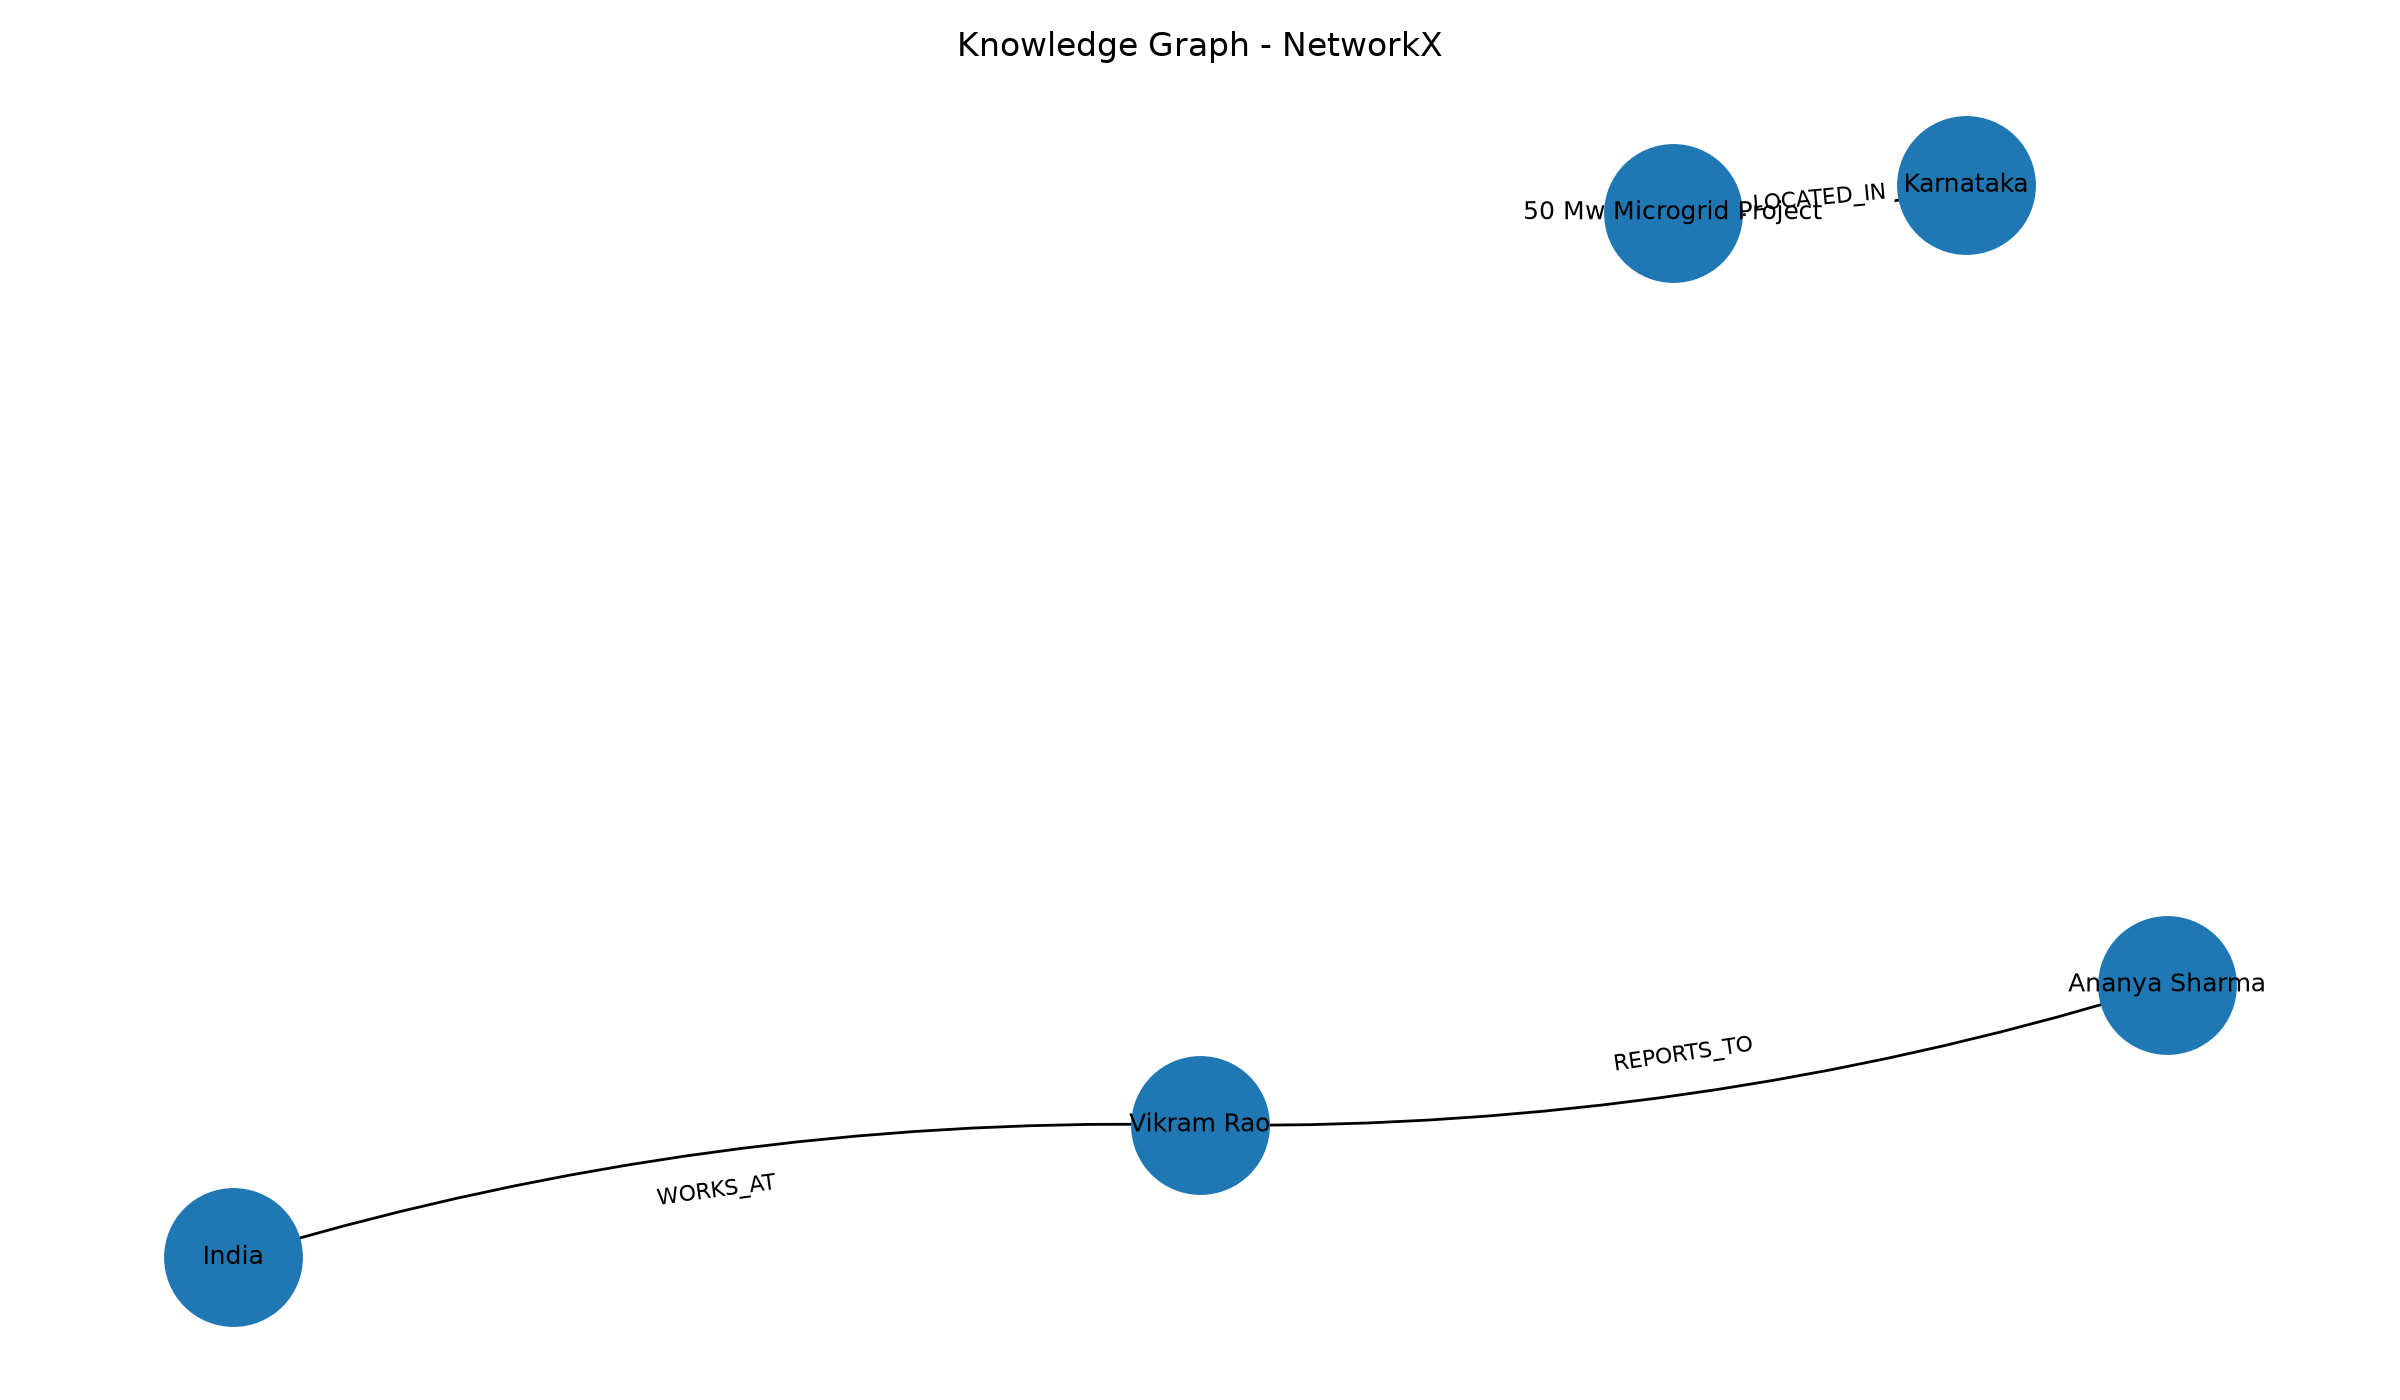

The script that saved this image:
"""
Knowledge Graph example using NetworkX.

Install:
    python -m pip install networkx matplotlib

Run:
    python knowledge_graph_networkx.py

Outputs:
    knowledge_graph_networkx.graphml
    knowledge_graph_networkx.png
"""

import networkx as nx
import matplotlib.pyplot as plt

G = nx.DiGraph()

# Nodes: (node name, node type)
nodes = [
    ("Vikram Rao", {"label": "Person"}),
    ("Ananya Sharma", {"label": "Person"}),
    ("India", {"label": "Company"}),
    ("50 Mw Microgrid Project", {"label": "Project"}),
    ("Karnataka", {"label": "Location"}),
]
G.add_nodes_from(nodes)

# Directed relationships
edges = [
    ("Vikram Rao", "India", {"relationship": "WORKS_AT"}),
    ("Vikram Rao", "Ananya Sharma", {"relationship": "REPORTS_TO"}),
    ("50 Mw Microgrid Project", "Karnataka", {"relationship": "LOCATED_IN"}),
]
G.add_edges_from(edges)

# Print graph contents
print("Nodes:")
for node, attributes in G.nodes(data=True):
    print(f"  {node}: {attributes}")

print("\\nRelationships:")
for source, target, attributes in G.edges(data=True):
    print(f"  {source} --{attributes['relationship']}--> {target}")

# Export for other graph tools
nx.write_graphml(G, "knowledge_graph_networkx.graphml")
print("\\nSaved: knowledge_graph_networkx.graphml")

# Draw and save a visual network diagram
plt.figure(figsize=(12, 7))
pos = nx.spring_layout(G, seed=42)

nx.draw_networkx_nodes(G, pos, node_size=2400)
nx.draw_networkx_labels(G, pos, font_size=9)
nx.draw_networkx_edges(
    G, pos, arrows=True, arrowsize=20,
    connectionstyle="arc3,rad=0.08"
)

edge_labels = {
    (source, target): attributes["relationship"]
    for source, target, attributes in G.edges(data=True)
}
nx.draw_networkx_edge_labels(
    G, pos, edge_labels=edge_labels, font_size=8
)

plt.title("Knowledge Graph - NetworkX")
plt.axis("off")
plt.tight_layout()
plt.savefig("knowledge_graph_networkx.png", dpi=200)
plt.show()

print("Saved: knowledge_graph_networkx.png")
